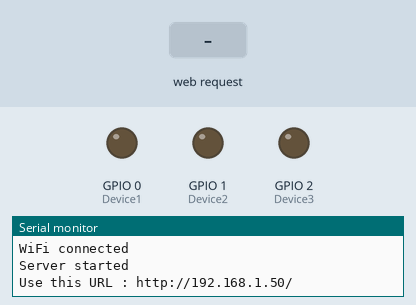
The sketch below on a simulated ESP8266 (NodeMCU). On the bench: output pins drawn as LEDs (lit = HIGH), the last lines printed to the serial monitor. The test bench sets the inputs (shaded band). WiFi joins after 1.5 s; servers stay silent unless stated.

Above: at 2.7 s.
2.8 s: HTTP request GET /Device1=ON received
At 3.1 s:
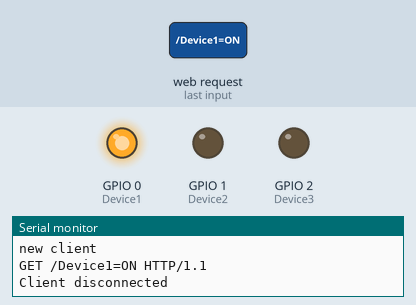
4.3 s: HTTP request GET /Device2=ON received
At 5.5 s:
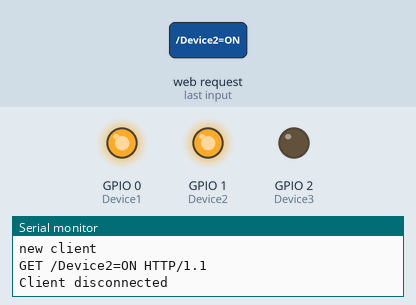
5.8 s: HTTP request GET /Device1=OFF received
At 6.7 s:
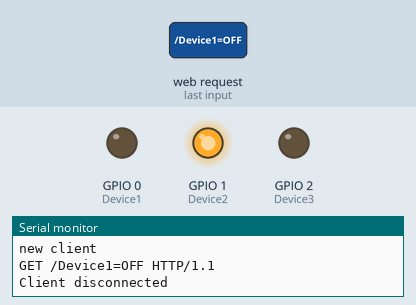
7.3 s: HTTP request GET /Device3=ON received
At 7.8 s:
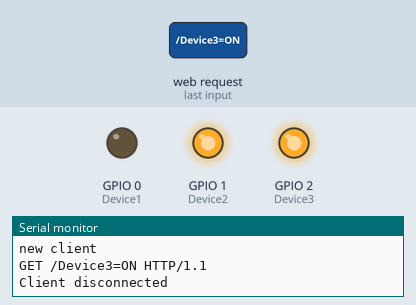
8.8 s: HTTP request GET /Device2=OFF received
At 10.0 s:
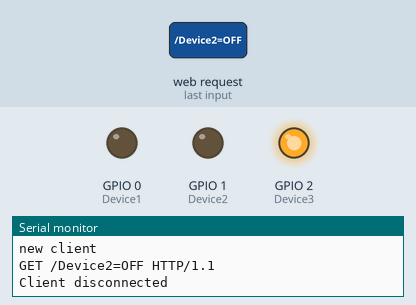
10.3 s: HTTP request GET /Device3=OFF received
At 11.3 s:
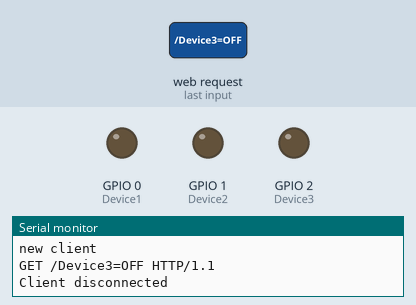
Timing chart, 0 to 12.8 s (numbered marks = the images above; inputs shaded):
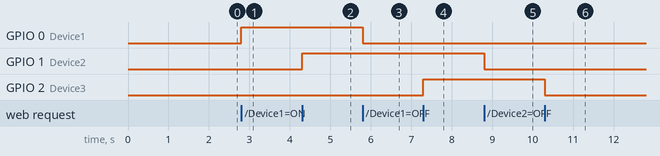

The sketch:

Gassist_ESP.ino
```cpp
//https://www.youtube.com/c/SidsEClassroom

#include <ESP8266WiFi.h>
#include <ESP8266mDNS.h>
#include <WiFiUdp.h>
#include <ESP8266WiFiMulti.h>   // Include the Wi-Fi-Multi library

const char* ssid = "Honor 6X";             //Set your wifi network name(ssid)
const char* password = "2121kufy";                //Set your router password

int Device1 = 0;
int Device2 = 1;
int Device3 = 2;

ESP8266WiFiMulti wifiMulti;
WiFiServer server(80);

void setup() {
  Serial.begin(115200); //change according to your com port baud rate
  delay(10);

  //Declare device pins
  pinMode(Device1, OUTPUT);
  digitalWrite(Device1, LOW);
  pinMode(Device2, OUTPUT);
  digitalWrite(Device2, LOW);
  pinMode(Device3, OUTPUT);
  digitalWrite(Device3, LOW);


  // Connect to WiFi network
  Serial.println();
  Serial.println();
  Serial.print("Connecting to ");
  Serial.println(ssid);

  WiFi.mode(WIFI_STA);
  //  WiFi.begin(ssid, password);

  wifiMulti.addAP("Honor 6X", "2121kufy");
  wifiMulti.addAP("kelechi_LTE", "2121kelechi");

  while (wifiMulti.run() != WL_CONNECTED) {
    delay(500);
    Serial.print(".");
  }
  Serial.println("");
  Serial.println("WiFi connected");

  // Start the server
  server.begin();
  Serial.println("Server started");

  // Print the IP address
  Serial.print("Use this URL : ");
  Serial.print("http://");
  Serial.print(WiFi.localIP());
  Serial.println("/");
}


void loop() {


  // Check for an active client
  WiFiClient client = server.available();
  if (!client) {
    return;
  }

  // Wait until client responds
  Serial.println("new client");
  while (!client.available()) {
    delay(1);
  }

  // Read client request
  String request = client.readStringUntil('\r');
  Serial.println(request);
  client.flush();

  // Check device request
  if (request.indexOf("/Device1=ON") != -1) {
    digitalWrite(Device1, HIGH);
  }
  if (request.indexOf("/Device1=OFF") != -1) {
    digitalWrite(Device1, LOW);
  }
  if (request.indexOf("/Device2=ON") != -1) {
    digitalWrite(Device2, HIGH);
  }
  if (request.indexOf("/Device2=OFF") != -1) {
    digitalWrite(Device2, LOW);
  }
  if (request.indexOf("/Device3=ON") != -1) {
    digitalWrite(Device3, HIGH);
  }
  if (request.indexOf("/Device3=OFF") != -1) {
    digitalWrite(Device3, LOW);
  }

  // Return the client response
  client.println("HTTP/1.1 200 OK");
  client.println("Content-Type: text/html");
  client.println(""); //  do not forget this one
  client.println("<!DOCTYPE HTML>");
  client.println("<html>");

  //HTML code for controling devices from browser
  client.println("<br><br>");
  client.println("Device 1: <a href=\"/Device1=ON\">ON</a> and <a href=\"/Device1=OFF\">OFF</a><br>");
  client.println("<br>");
  client.println("Device 2: <a href=\"/Device2=ON\">ON</a> and <a href=\"/Device2=OFF\">OFF</a><br>");
  client.println("<br>");
  client.println("Device 3: <a href=\"/Device3=ON\">ON</a> and <a href=\"/Device3=OFF\">OFF</a><br>");
  client.println("<br>");
  client.println("");
  client.println("</html>");

  delay(1);
  Serial.println("Client disconnected");
  Serial.println("");

}
```

Measured:
- after the input at 2.8 s, GPIO 0 (Device1): LOW → HIGH at once
- after the input at 4.3 s, GPIO 1 (Device2): LOW → HIGH at once
- after the input at 5.8 s, GPIO 0 (Device1): HIGH → LOW at once
- after the input at 7.3 s, GPIO 2 (Device3): LOW → HIGH at once
- after the input at 8.8 s, GPIO 1 (Device2): HIGH → LOW at once
- after the input at 10.3 s, GPIO 2 (Device3): HIGH → LOW at once
